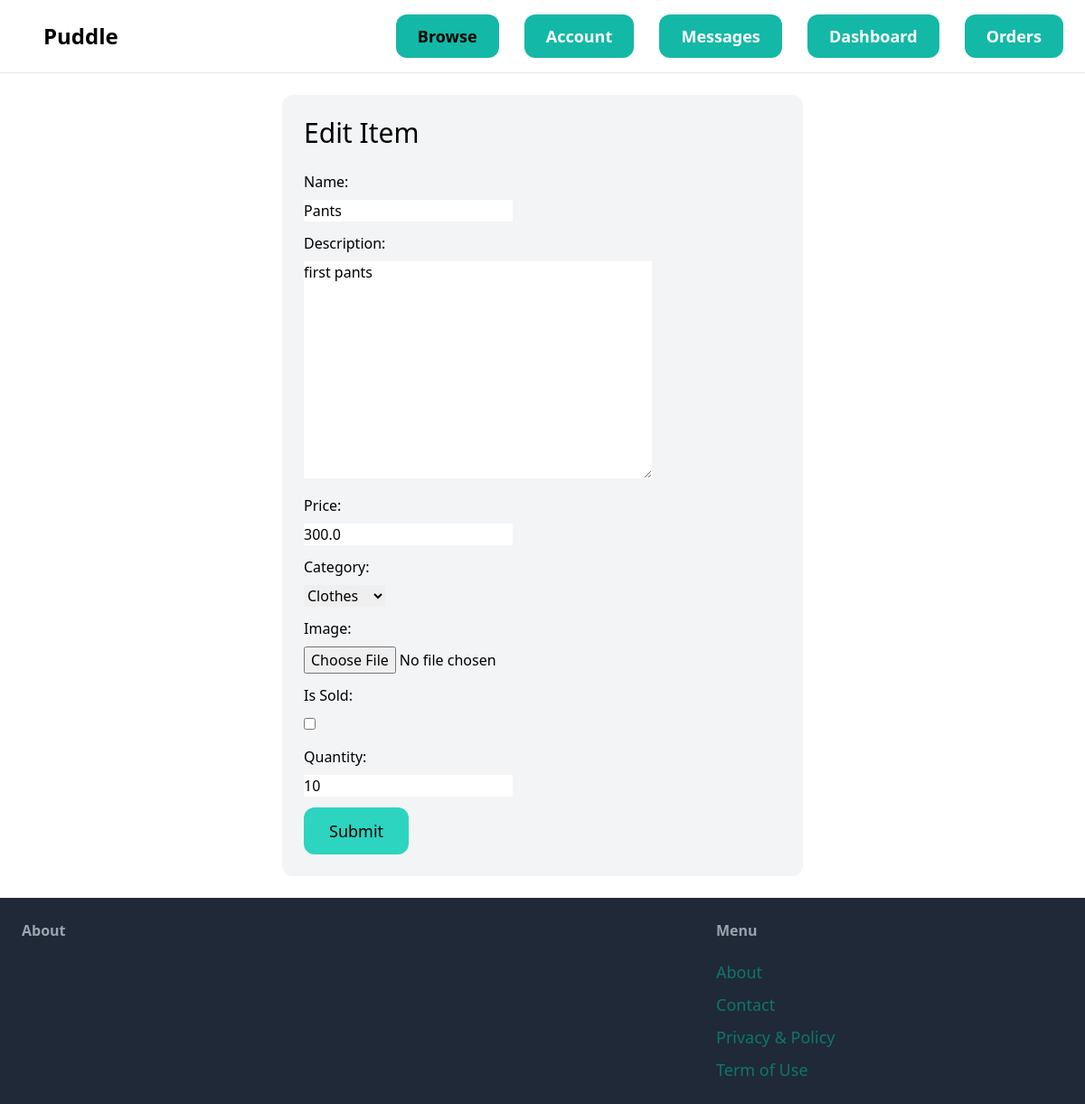
Screenshot of /items/edit/2 (signed in) with the database file from the repository.
### items/models.py (models this page shows, shortened)
class item(models.Model):
    name = models.CharField(max_length=255)
    discription = models.TextField(blank=True, null=True)
    price = models.FloatField()
    is_sold = models.BooleanField(default=False)
    created_at = models.DateTimeField(auto_now_add=True)
    created_by = models.ForeignKey('Users.User', related_name='items', on_delete=models.CASCADE)
    categoty = models.ForeignKey(category, related_name='items', on_delete=models.CASCADE)
    image = models.ImageField(upload_to='item_images/', null=True, blank=True)
    quantity = models.IntegerField()

### items/views.py (the view)
# urls.py: path("edit/<int:pk>", views.edit, name='edit'),
def edit(request, pk):
    i = get_object_or_404(item, pk=pk, created_by = request.user)
    if request.method == 'POST':
        form = EdititemForm(request.POST)
        if form.is_valid():
            it = form.save(commit=False)
            it.created_by = request.user
            it.save()
            i.delete()
            messages.success(request, 'Item edited succefully')
            return redirect('detail', pk = it.pk)
    else:
        i = get_object_or_404(item, pk=pk, created_by = request.user)
        form = EdititemForm(instance = i)
    return render(request, 'items/edit.html', {'form': form})

### items/forms.py
class EdititemForm(forms.ModelForm):
    class Meta:
        model = item
        fields = ("name", 'discription', 'price', 'categoty', 'image', 'is_sold', 'quantity')

### items/models.py (called while the page is built)
    def __str__(self):
        return f"{self.name}"

### templates/items/edit.html (shortened to what this page needs)
{% extends 'website/base.html' %}
{% block content %}
<div class="rounded-xl bg-gray-100 p-6 mx-auto py-6 w-1/2">
    <h1 class="text-3xl mb-6">Edit Item</h1>
    <form method="post" action="">
        <div class="mb-3">
            <label class="inline-block mb-2">Name:</label><br>
            {{ form.name }}
        </div>
        <div class="mb-3">
            <label class="inline-block mb-2">Description:</label><br>
            {{ form.discription }}
        </div>
        <div class="mb-3">
            <label class="inline-block mb-2">Price:</label><br>
            {{ form.price }}
        </div>
        <div class="mb-3">
            <label class="inline-block mb-2">Category:</label><br>
            {{ form.categoty }}
        </div>
        <div class="mb-3">
            <label class="inline-block mb-2">Image:</label><br>
            {{ form.image }}
        </div>
        <div class="mb-3">
            <label class="inline-block mb-2">Is Sold:</label><br>
            {{ form.is_sold }}
        </div>
        <div class="mb-3">
            <label class="inline-block mb-2">Quantity:</label><br>
            {{ form.quantity }}
        </div>
        <button type="submit" class="py-3 px-7 text-lg bg-teal-400 hover:bg-teal-800 rounded-xl">Submit</button>
    </form>
</div>
{% endblock %}

### rows the page displays
item: name "Pants", discription "first pants", price "300.0", categoty "Clothes", quantity "10"
